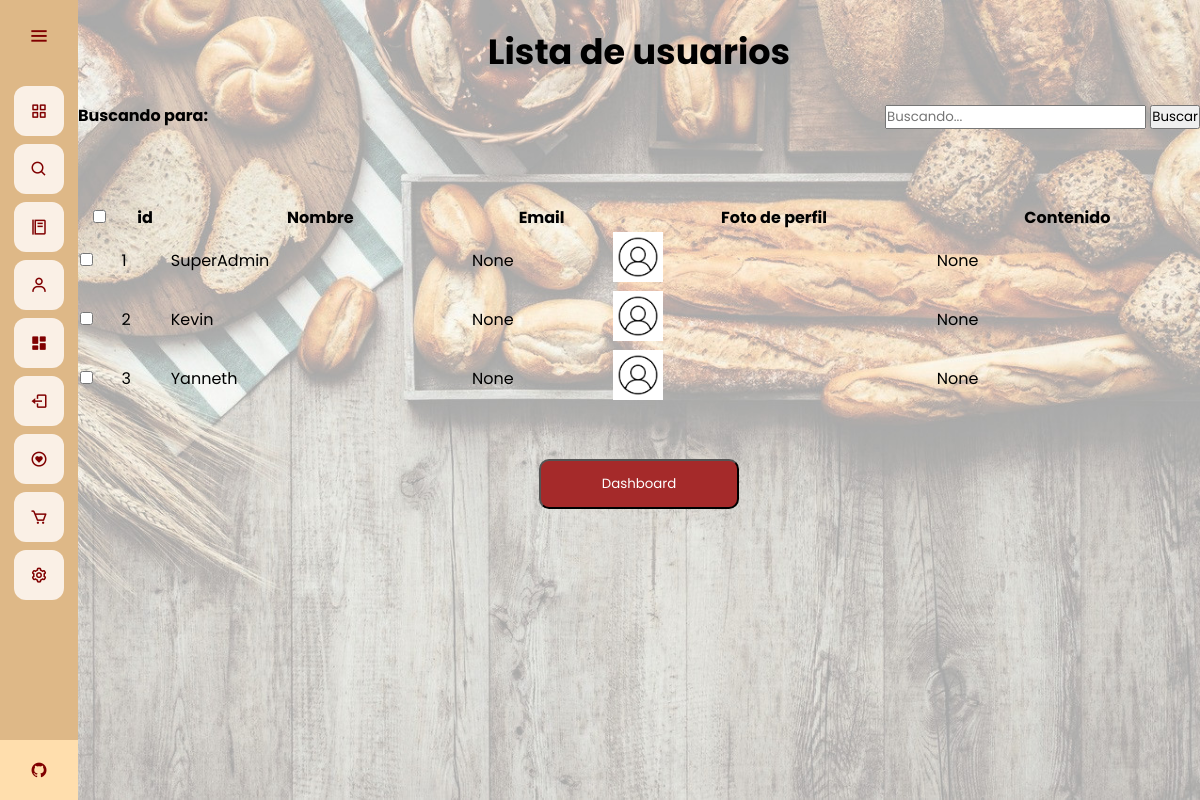
Page /admin-dash/editar-usuario (signed in) on the committed database.
### app.py (models this page shows)
class User(database.Model, UserMixin):
	id = database.Column(database.Integer, primary_key=True)
	email = database.Column(database.String(30), unique=True)
	username = database.Column(database.String(20), nullable=False, unique=True)
	password = database.Column(database.String(80), nullable=False)
	profile_pic = database.Column(database.String(40), nullable=False, default='default.jpg')
	bio_content = database.Column(database.String(1000))
	verified = database.Column(database.Boolean(), default=False)
	commenter = database.relationship('Comment', backref='commenter', lazy='dynamic')
	wish = database.relationship('Wish', backref='liker', lazy='dynamic')

### app.py (the view)
@app.route("/admin-dash/editar-usuario", methods=['GET','POST'])
@login_required
def lista_usuario():
	if current_user.username == "SuperAdmin":
		pages = 5
		users = User.query.filter().all()
		if request.method == 'POST' and 'tag' in request.form:
			tag = request.form["tag"]
			search = "%{}%".format(tag)
			users = User.query.filter(User.username.like(search))#.paginate(per_page = pages, error_out = True)
			return render_template("edituser.html", users = users, tag = tag)
		return render_template("edituser.html", users = users)
	else:
		return redirect(url_for('home'))

### app.py (called while the page is built)
@login_manager.user_loader
def load_user(user_id):
	return User.query.get(int(user_id))

@app.before_request
def make_session_permanent():
    session.permanent = True

### templates/edituser.html (shortened to what this page needs)
{% extends 'base.html' %}
{% block style %}
<link rel="stylesheet" href="{{ url_for('static', filename='css/style_edituser.css') }}">
{% endblock %}
{% block content %}
<br>
<h1 class = "title">
    Lista de usuarios
</h1>
<br>
<div class="container">
    <div class="tabsearch">
        <div class="tag-1">
            <strong>
                Buscando para: {{ tag }}
            </strong>
        </div>
        <div class="form-1">
            <form action="" method="POST" autocomplete="on">
                <input type="text" class="form-control" name="tag" id="tag" placeholder="Buscando..." />
                <input type="submit" value="Buscar" class="form-control btn btn-primary " name="">
            </form>
        </div>
    </div>
    <br>
    <br>
    <br>
    <table id="tableu" class="table table-striped table-bordered" style="width: 100%">
        <thead>
            <tr>
                <th>
                    <input type="checkbox" onclick="checkAll(this)">
                </th>
                <th>id</th>
                <th>Nombre</th>
                <th>Email</th>
                <th>Foto de perfil</th>
                <th>Contenido</th>
            </tr>
        </thead>
        <br>
        <tbody>
            {% for user in users %}
            <tr>
                <td><input type="checkbox" name="user"></td>
                <td>{{ user.id }}</td>
                <td>{{ user.username }}</td>
                <td>{{ user.email }}</td>
                <td><img src="{{ url_for('static', filename='profile_pics/'+ user.profile_pic) }}" alt="" class="images"></td>
                <td>{{ user.bio_content }}</td>
            </tr>
            {% endfor %}
        </tbody>
    </table>
</div>
<br>
<br>
<div class="other">
    <a href="{{url_for('dashboard')}}">
        <button type="button" class="buttond">
            Dashboard
        </button>
    </a>
</div>
{% endblock %}

### templates/base.html (shortened to what this page needs)
<!DOCTYPE html>
<html>
<head>
	<link rel="stylesheet" href="{{ url_for('static', filename='css/style_base.css') }}">
  {% block style %}
  {% endblock %}
  <link href='https://unpkg.com/boxicons@2.0.7/css/boxicons.min.css' rel='stylesheet'>
</head>
<body>
	<div class="sidebar">
    <div class="logo-details">
        <i class='bx bx-menu' id="btn" ></i>
    </div>
    <ul class="nav-list">
      <li>
        <a href="{{ url_for('home') }}">
          <i class='bx bx-grid-alt'></i>
        </a>
      </li>
      <li>
        <a href="{{ url_for('busqueda') }}">
          <i class='bx bx-search'></i>
        </a>
      </li>
      <li>
        <a href="{{ url_for('menu') }}">
          <i class='bx bx-food-menu' ></i>
        </a>
      </li>
      {% if current_user.is_authenticated %}
      <li>
        <a href="{{ url_for('perfil_usuario') }}">
          <i class='bx bx-user' ></i>
        </a>
      </li>
      {% if current_user.username == "SuperAdmin" %}
      <li>
        <a href="{{ url_for('dashboard') }}">
          <i class='bx bxs-dashboard'></i>
        </a>
      </li>
      {% endif %}
      <li>
        <a href="{{ url_for('cerrar_sesion') }}">
          <i class='bx bx-log-out'></i>
        </a>
      </li>
      {% endif %}
      <li>
        <a href="{{ url_for('lista') }}">
          <i class='bx bx-heart-circle'></i>
        </a>
      </li>
      <li>
        <a href="{{ url_for('carrito') }}">
          <i class='bx bx-cart' ></i>
        </a>
      </li>
      <li>
        <a href="{{ url_for('ajustes') }}">
          <i class='bx bx-cog' ></i>
        </a>
      </li>
      <li class="profile">
          <div class="profile-details">
              <div class="name_job">
                <div class="name">Grupo 4</div>
                <div class="uni">Uninorte-Mintic</div>
              </div>
          </div>
          <a href="https://github.com/Viinky-Kevs/ProyectoAppWeb" target="_blank">
            <i class='bx bxl-github' id="github" ></i>
          </a>
      </li>
    </ul>
  </div>
  <section class="home-section">
  	{% block content %}
  	{% endblock %}
  </section>
</body>
</html>

### static/css/style_base.css (style rules this page uses)
* { margin: 0; padding: 0; box-sizing: border-box; font-family: "Poppins" , sans-serif; }
.sidebar { position: fixed; left: 0; top: 0; height: 100%; width: 78px; background: #DEB887; padding: 6px 14px; z-index: 99; transition: all 0.5s ease; }
.sidebar .logo-details { height: 60px; display: flex; align-items: center; position: relative; }
.sidebar .logo-details #btn { position: absolute; top: 50%; right: 0; transform: translateY(-50%); font-size: 22px; transition: all 0.4s ease; font-size: 23px; text-align: center; cursor: pointer; transition: all 0.5s ease; }
.sidebar i { color: #800000; height: 60px; min-width: 50px; font-size: 28px; text-align: center; line-height: 60px; }
.sidebar .nav-list { margin-top: 20px; height: 100%; }
.sidebar li { position: relative; margin: 8px 0; list-style: none; }
.sidebar li a { display: flex; height: 100%; width: 100%; border-radius: 12px; align-items: center; text-decoration: none; transition: all 0.4s ease; background: #FAF0E6; }
.sidebar li i { height: 50px; line-height: 50px; font-size: 18px; border-radius: 12px; }
.sidebar li.profile { position: fixed; height: 60px; width: 78px; left: 0; bottom: -8px; padding: 10px 14px; background: #FFDEAD; transition: all 0.5s ease; overflow: hidden; }
.sidebar li .profile-details { display: flex; align-items: center; flex-wrap: nowrap; }
.sidebar li.profile .name, .sidebar li.profile .uni { font-size: 15px; font-weight: 400; color: #800000; white-space: nowrap; }
.sidebar li.profile .uni { font-size: 12px; }
.sidebar .profile #github { position: absolute; top: 50%; right: 0; transform: translateY(-50%); background: #FFDEAD; width: 100%; height: 60px; line-height: 60px; border-radius: 0px; transition: all 0.5s ease; }
.home-section { position: relative; min-height: 100vh; top: 0; left: 78px; width: calc(100% - 78px); transition: all 0.5s ease; z-index: 2; background-attachment: fixed; background-size: cover; background-repeat: no-repeat; background-image: url(/static/images/wallpaper.jpg); }

### static/css/style_edituser.css (style rules this page uses)
.title { text-align: center; font-size: 35px; }
.images { width: 50px; }
.tag-1 { float: left; }
.form-1 { float: right; }
.other { display: flex; justify-content: center; align-items: center; }
.buttond { width: 200px; height: 50px; color: white; background-color: brown; border-radius: 10px; cursor: pointer; }

### rows in the picture
User: id "1", username "SuperAdmin", email "None", profile_pic (placeholder picture), bio_content "None"
User: id "2", username "Kevin", email "None", profile_pic (placeholder picture), bio_content "None"
User: id "3", username "Yanneth", email "None", profile_pic (placeholder picture), bio_content "None"
